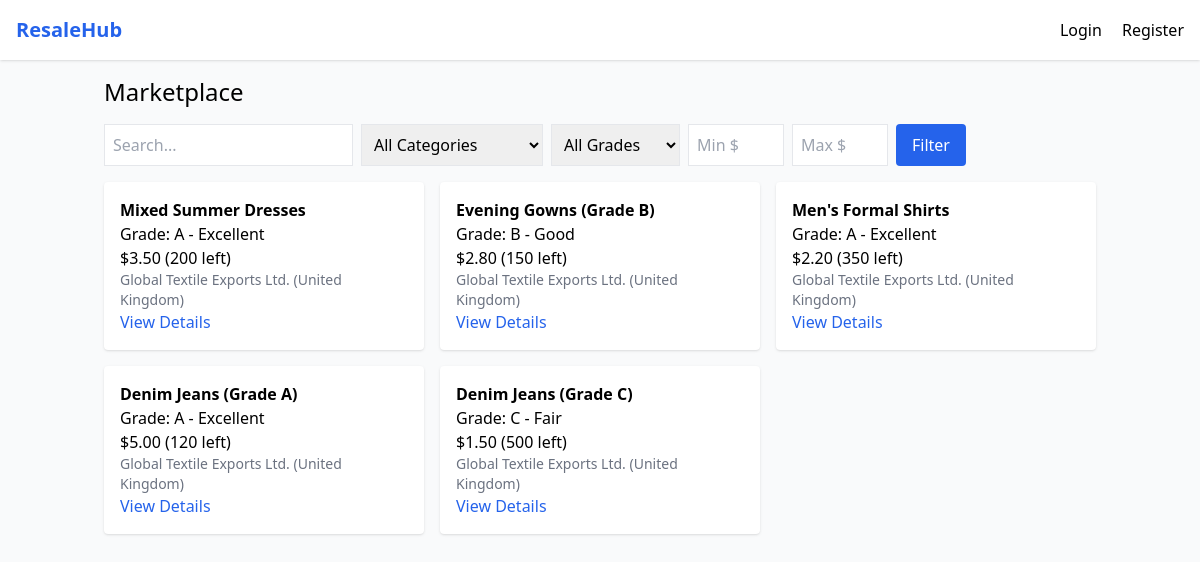
The app's page /marketplace/ with its own data.
### marketplace/models.py (models this page shows, shortened)
class Product(models.Model):
    CONDITION_GRADES = [
        ('A', 'A - Excellent'),
        ('B', 'B - Good'),
        ('C', 'C - Fair'),
        ('D', 'D - Poor'),
    ]
    supplier = models.ForeignKey(SupplierProfile, on_delete=models.CASCADE, related_name='products')
    category = models.ForeignKey(Category, on_delete=models.PROTECT)
    title = models.CharField(max_length=255)
    description = models.TextField(blank=True)
    brand = models.CharField(max_length=100, blank=True)
    size = models.CharField(max_length=50, blank=True)
    condition_grade = models.CharField(max_length=1, choices=CONDITION_GRADES)
    quantity = models.PositiveIntegerField(default=1)
    unit_price = models.DecimalField(max_digits=12, decimal_places=2)
    currency = models.CharField(max_length=3, default='USD')
    image = models.ImageField(upload_to='products/', blank=True, null=True)
    is_active = models.BooleanField(default=True)
    created_at = models.DateTimeField(auto_now_add=True)

class SupplierProfile(models.Model):
    user = models.OneToOneField(User, on_delete=models.CASCADE, related_name='supplier_profile')
    business_name = models.CharField(max_length=255)
    business_address = models.TextField()
    country = models.CharField(max_length=100)

### marketplace/views.py (the view)
# urls.py: path('marketplace/', views.browse, name='browse'),
def browse(request):
    products = Product.objects.filter(is_active=True, quantity__gt=0).select_related('supplier__user', 'category')
    query = request.GET.get('q')
    category_id = request.GET.get('category')
    grade = request.GET.get('grade')
    min_price = request.GET.get('min_price')
    max_price = request.GET.get('max_price')
    if query:
        products = products.filter(title__icontains=query)
    if category_id:
        products = products.filter(category_id=category_id)
    if grade:
        products = products.filter(condition_grade=grade)
    if min_price:
        products = products.filter(unit_price__gte=min_price)
    if max_price:
        products = products.filter(unit_price__lte=max_price)
    categories = Category.objects.all()
    return render(request, 'marketplace/browse.html', {
        'products': products,
        'categories': categories,
        'grades': Product.CONDITION_GRADES
    })

### marketplace/templates/marketplace/browse.html (shortened to what this page needs)
{% extends 'marketplace/base.html' %}
{% block content %}
<h2 class="text-2xl mb-4">Marketplace</h2>
<form method="get" class="flex gap-2 mb-4 flex-wrap">
    <input name="q" placeholder="Search..." class="border p-2" value="{{ request.GET.q }}">
    <select name="category" class="border p-2">
        <option value="">All Categories</option>
    </select>
    <select name="grade" class="border p-2">
        <option value="">All Grades</option>
    </select>
    <input name="min_price" type="number" placeholder="Min $" class="border p-2 w-24" value="{{ request.GET.min_price }}">
    <input name="max_price" type="number" placeholder="Max $" class="border p-2 w-24" value="{{ request.GET.max_price }}">
    <button type="submit" class="bg-blue-600 text-white px-4 py-2 rounded">Filter</button>
</form>
<div class="grid grid-cols-1 md:grid-cols-3 gap-4">
{% for product in products %}
    <div class="bg-white p-4 shadow rounded">
        <h3 class="font-bold">{{ product.title }}</h3>
        <p>Grade: {{ product.get_condition_grade_display }}</p>
        <p>${{ product.unit_price }} ({{ product.quantity }} left)</p>
        <p class="text-sm text-gray-500">{{ product.supplier.business_name }} ({{ product.supplier.country }})</p>
        <a href="{% url 'product_detail' product.pk %}" class="text-blue-600">View Details</a>
    </div>
{% endfor %}
</div>
{% endblock %}

### marketplace/templates/marketplace/base.html (shortened to what this page needs)
<!DOCTYPE html>
<html lang="en">
<head>
    <script src="https://cdn.tailwindcss.com"></script>
</head>
<body class="bg-gray-50">
    <nav class="bg-white shadow p-4 flex justify-between items-center">
        <a href="{% url 'index' %}" class="text-xl font-bold text-blue-600">ResaleHub</a>
        <div class="space-x-4">
            {% if user.is_authenticated %}
                <a href="{% url 'dashboard' %}">Dashboard</a>
                {% if user.role == 'supplier' %}
                    <a href="{% url 'product_list' %}">My Products</a>
                {% else %}
                    <a href="{% url 'browse' %}">Marketplace</a>
                    <a href="{% url 'cart' %}">Cart</a>
                {% endif %}
                <a href="{% url 'order_list' %}">Orders</a>
                <a href="{% url 'logout' %}">Logout</a>
            {% else %}
                <a href="{% url 'login' %}">Login</a>
                <a href="{% url 'register' %}">Register</a>
            {% endif %}
        </div>
    </nav>
    <main class="container mx-auto p-4">
        {% block content %}{% endblock %}
    </main>
</body>
</html>

### records on screen
Product: title "Mixed Summer Dresses", condition_grade "A - Excellent", unit_price "3.50", quantity "200", supplier.business_name "Global Textile Exports Ltd.", supplier.country "United Kingdom"
Product: title "Evening Gowns (Grade B)", condition_grade "B - Good", unit_price "2.80", quantity "150", supplier.business_name "Global Textile Exports Ltd.", supplier.country "United Kingdom"
Product: title "Men's Formal Shirts", condition_grade "A - Excellent", unit_price "2.20", quantity "350", supplier.business_name "Global Textile Exports Ltd.", supplier.country "United Kingdom"
Product: title "Denim Jeans (Grade A)", condition_grade "A - Excellent", unit_price "5.00", quantity "120", supplier.business_name "Global Textile Exports Ltd.", supplier.country "United Kingdom"
Product: title "Denim Jeans (Grade C)", condition_grade "C - Fair", unit_price "1.50", quantity "500", supplier.business_name "Global Textile Exports Ltd.", supplier.country "United Kingdom"
